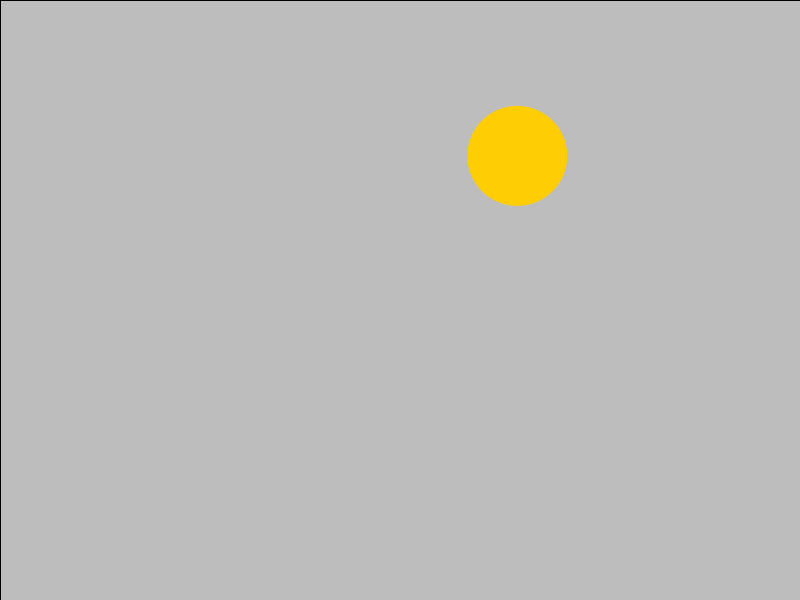
Frame 1 (no input)
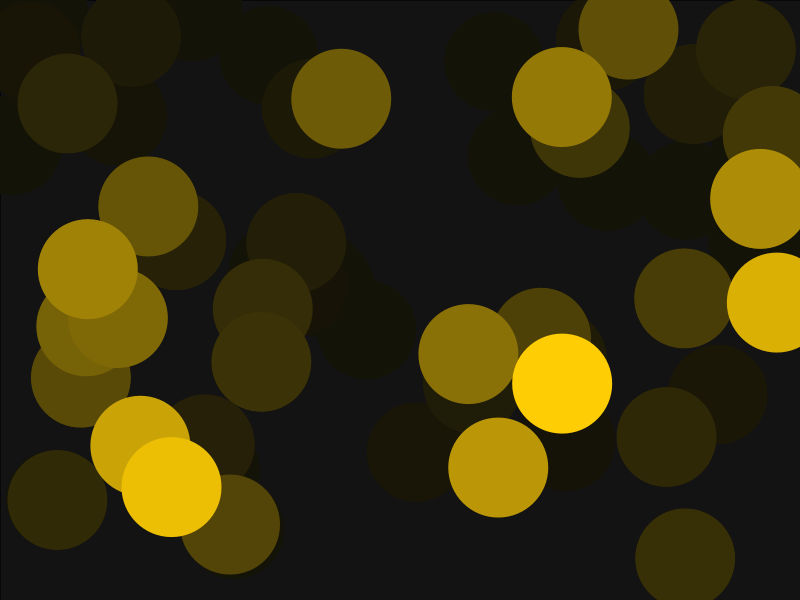
Frame 60 (the mouse pressed at the canvas centre just before this capture)
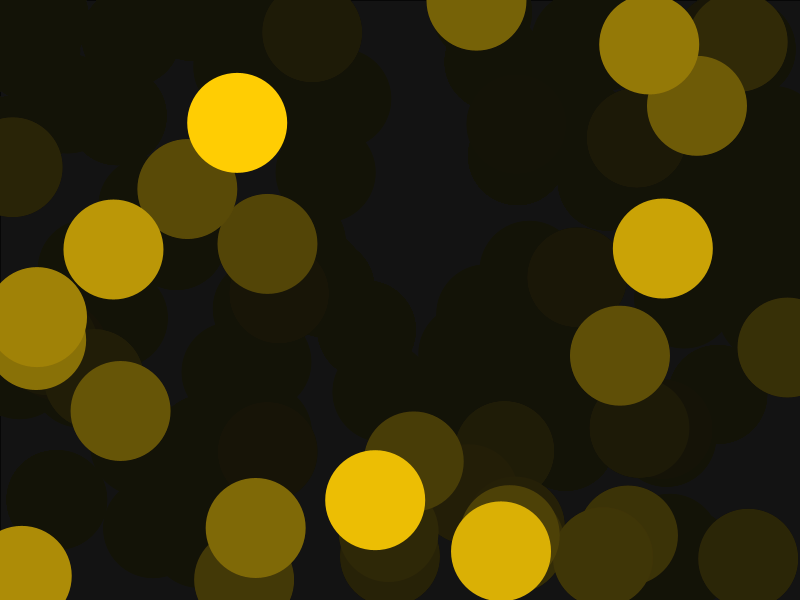
Frame 120 (the mouse held since frame 60 and released just before this capture)

The Processing sketch that drew these frames (run headless with seeded random() and noise(); from frame 60 on, the mouse is pressed at the canvas centre):

// Processing sketch: processing_53808
// ── processing_53808.pde



void setup() {
  size(800, 600);
}

void draw() {
  fill(10, 20);
  rect(0, 0, width, height);
  fill(255,205,3);
  noStroke();
  ellipse(random(width), random(height), 100, 100);

}
